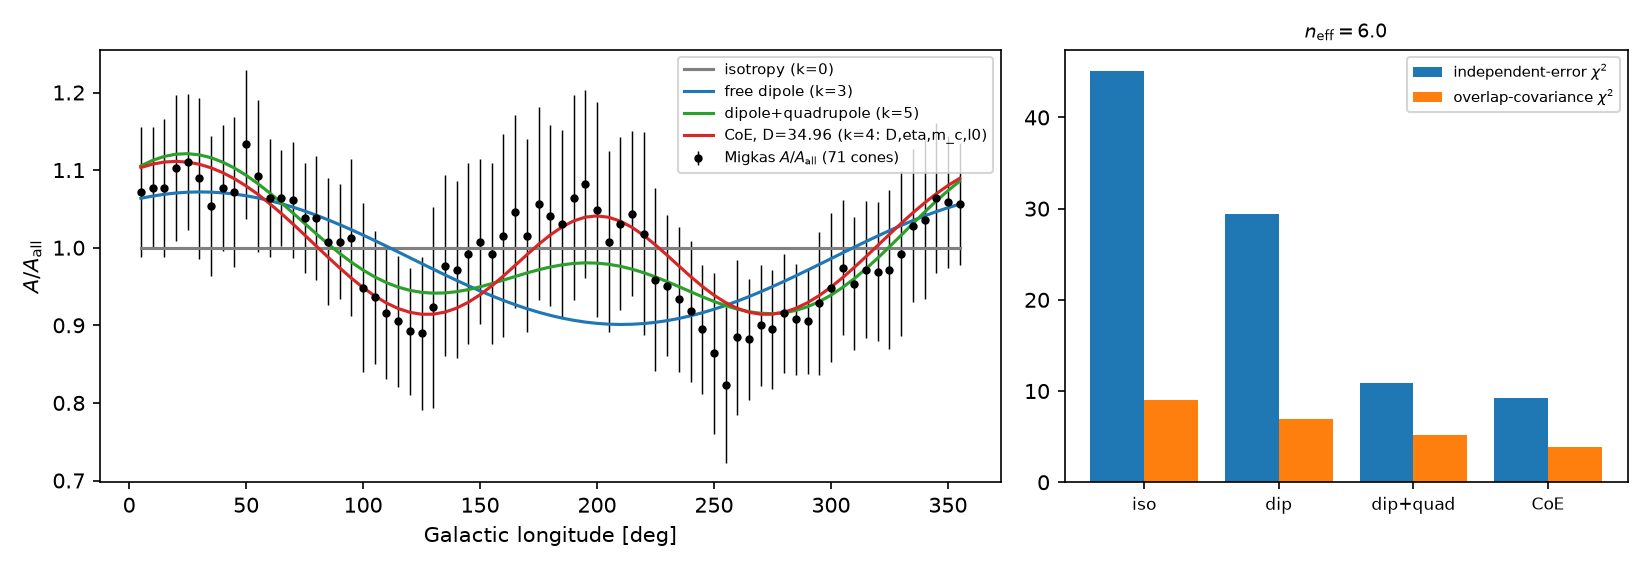

This chart was generated by the following Python code:
# NEW (rev7): approximate covariance-aware chi2 for the 71 overlapping Migkas cones.
# Assumption (stated in paper): clusters roughly uniform in longitude, so the correlation of two
# 90-deg cones is their overlap fraction rho=max(0,1-|dl|/90) (circular). Not the bootstrap
# covariance from the 313-cluster catalogue (not on the box).
import json,numpy as np,importlib.util as iu,matplotlib;matplotlib.use('Agg');import matplotlib.pyplot as plt
from scipy.stats import chi2 as C2
sp=iu.spec_from_file_location('cw','/workspace/cosmology-course/notes/catwise-eta-density-migkas.py');cw=iu.module_from_spec(sp);sp.loader.exec_module(cw)
P='/workspace/coepdf/joint_solve/phase2/p1_migkas_D34.96.json'
p1=json.load(open(P))['34.96'];m_coe=np.array(p1['curve'])[cw.IMIG]
y=cw.Y;s=cw.SIG;l=cw.LDEG;n=len(y)
dl=np.abs(l[:,None]-l[None,:]);dl=np.minimum(dl,360-dl)
rho=np.clip(1-dl/90.,0,None)
Cv=rho*np.outer(s,s)
# overlap matrix is near-singular (bins ~5 deg apart, cones 90 deg wide): keep eigenmodes with
# eigenvalue > 1% of the largest (pseudo-inverse); number kept is reported as n_modes.
ev,U=np.linalg.eigh(Cv);keep=ev>1e-2*ev.max();NMODES=int(keep.sum())
Ci=(U[:,keep]/ev[keep])@U[:,keep].T
def X2(r,cov=True):return float(r@Ci@r) if cov else float(np.sum(r**2/s**2))
def gls(cols):
    X=np.column_stack(cols);b=np.linalg.lstsq(X.T@Ci@X,X.T@Ci@y,rcond=None)[0];return X@b
L=np.radians(l);one=np.ones(n)
mods={'isotropy (k=0)':(one,0),'free dipole (k=3)':(gls([one,np.cos(L),np.sin(L)]),3),
 'dipole+quadrupole (k=5)':(gls([one,np.cos(L),np.sin(L),np.cos(2*L),np.sin(2*L)]),5),
 'CoE, D=34.96 (k=4: D,eta,m_c,l0)':(m_coe,4)}
# effective number of independent points: n_eff = n^2/sum(rho^2)
neff=float(n**2/np.sum(rho**2))
out={'assumption':'rho=max(0,1-|dl|/90) overlap model, pseudo-inverse eig>1e-2 max','n_modes':NMODES,'n_bins':n,'n_eff':neff,'models':{}}
for k,(m,p) in mods.items():
    r=y-m;c=X2(r);ci=X2(r,False)
    out['models'][k]=dict(k=p,chi2_indep=ci,chi2_cov=c,AIC=c+2*p,BIC=c+p*np.log(neff))
c0=out['models']['isotropy (k=0)']['chi2_cov']
for k,v in out['models'].items():
    if v['k']>0:
        d=c0-v['chi2_cov'];v['dchi2_vs_iso']=d;v['p_vs_iso']=float(C2.sf(d,v['k']))
json.dump(out,open(__file__.replace('.py','.json'),'w'),indent=1)
fig,ax=plt.subplots(1,2,figsize=(11,3.8),gridspec_kw=dict(width_ratios=[1.6,1]))
ax[0].errorbar(l,y,s,fmt='o',ms=3,color='k',lw=.7,label='Migkas $A/A_{\\rm all}$ (71 cones)')
for (k,(m,p)),c in zip(mods.items(),['grey','C0','C2','C3']):ax[0].plot(l,m,color=c,lw=1.5,label=k)
ax[0].set_xlabel('Galactic longitude [deg]');ax[0].set_ylabel('$A/A_{\\rm all}$');ax[0].legend(fontsize=7)
ks=list(mods);x=np.arange(len(ks))
ax[1].bar(x-.2,[out['models'][k]['chi2_indep'] for k in ks],.4,label='independent-error $\\chi^2$')
ax[1].bar(x+.2,[out['models'][k]['chi2_cov'] for k in ks],.4,label='overlap-covariance $\\chi^2$')
ax[1].set_xticks(x);ax[1].set_xticklabels(['iso','dip','dip+quad','CoE'],fontsize=8);ax[1].legend(fontsize=7)
ax[1].set_title('$n_{\\rm eff}=%.1f$'%neff,fontsize=9)
plt.tight_layout();plt.savefig(__file__.replace('.py','.png'),dpi=150)
print(json.dumps(out,indent=1))
